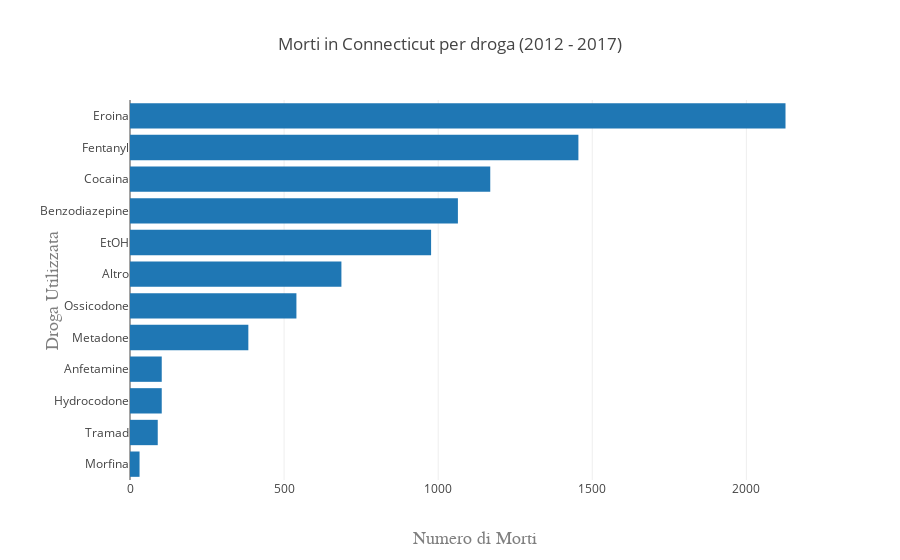

Notebook code for this chart:
### Markdown cell above
### In Base al Sesso ed Età

?? Commenti

### Code cell
dfHeroine = (df.dropna(subset=['Heroin']) == "Y")
dfCocaine = df.dropna(subset=['Cocaine'])== "Y"
dfFentanyl = df.dropna(subset=['Fentanyl'])== "Y"
dfOxyco = df.dropna(subset=['Oxycodone'])== "Y"
dfEtOH = df.dropna(subset=['EtOH'])== "Y"
dfHydrocodone = df.dropna(subset=['Hydrocodone'])== "Y" 
dfBenzodiazepine = df.dropna(subset=['Benzodiazepine'])== "Y"
dfMethadone = df.dropna(subset=['Methadone'])== "Y"
dfAmphet = df.dropna(subset=['Amphet'])== "Y"
dfTramad = df.dropna(subset=['Tramad'])== "Y"
dfMorphine = df.dropna(subset=['Morphine (not heroin)'])== "Y"
dfOther = df.dropna(subset=['Any Opioid'])== "Y"

maskF = dfNew['Sex'] == "Male"
 


names = np.array(['Eroina', 'Cocaina','Fentanyl','Ossicodone','EtOH','Hydrocodone','Benzodiazepine','Metadone','Anfetamine','Tramad','Morfina', 'Altro'])
nums_of_deaths = [np.sum(dfHeroine)['Heroin'],np.sum(dfCocaine)['Cocaine'],np.sum(dfFentanyl)['Fentanyl'],
       np.sum(dfOxyco)['Oxycodone'],np.sum(dfEtOH)['EtOH'],np.sum(dfHydrocodone)['Hydrocodone'],
       np.sum(dfBenzodiazepine)['Benzodiazepine'],np.sum(dfMethadone)['Methadone'],np.sum(dfAmphet )['Amphet'],
       np.sum(dfTramad)['Tramad'],np.sum(dfMorphine )['Morphine (not heroin)'],np.sum(dfOther)['Any Opioid']]
index = np.argsort(nums_of_deaths)
crescent = names[index]
decrescent = crescent[::-1]

trace1 = go.Bar(
    y=crescent,
    x=[np.sum(dfMorphine )['Morphine (not heroin)'],np.sum(dfTramad)['Tramad'],np.sum(dfHydrocodone)['Hydrocodone'],
       np.sum(dfAmphet )['Amphet'],np.sum(dfMethadone)['Methadone'],np.sum(dfOxyco)['Oxycodone'],np.sum(dfOther)['Any Opioid'],
       np.sum(dfEtOH)['EtOH'],np.sum(dfBenzodiazepine)['Benzodiazepine'],np.sum(dfCocaine)['Cocaine'],
       np.sum(dfFentanyl)['Fentanyl'],np.sum(dfHeroine)['Heroin']],
    orientation = 'h',
)

data = [trace1]

layout = go.Layout(
    margin=go.layout.Margin(
        l=130,
    ),
    title='Morti in Connecticut per droga (2012 - 2017)',
    yaxis=dict(
        title='Droga Utilizzata',
        titlefont=dict(
            family='Courier New, monospace',
            size=18,
            color='#7f7f7f'
        ),
    ),
    xaxis=dict(
        title='Numero di Morti',
        titlefont=dict(
            family='Courier New, monospace',
            size=18,
            color='#7f7f7f'
        )
    ),
)
fig = go.Figure(data=data, layout=layout)
py.iplot(fig, filename='horizontal histogram')

### Figure 1 — Plotly figure (JSON) as saved in the notebook; plotly's stock layout.template omitted (floating-point values rounded to 4 significant figures)
{"data": [{"orientation": "h", "type": "bar", "uid": "c4077f8a-0784-11e9-9a5a-309c2316f643", "x": [31, 90, 103, 103, 384, 540, 686, 977, 1064, 1169, 1455, 2127], "y": ["Morfina", "Tramad", "Hydrocodone", "Anfetamine", "Metadone", "Ossicodone", "Altro", "EtOH", "Benzodiazepine", "Cocaina", "Fentanyl", "Eroina"]}], "layout": {"margin": {"l": 130}, "title": "Morti in Connecticut per droga (2012 - 2017)", "xaxis": {"title": "Numero di Morti", "titlefont": {"color": "#7f7f7f", "family": "Courier New, monospace", "size": 18}}, "yaxis": {"title": "Droga Utilizzata", "titlefont": {"color": "#7f7f7f", "family": "Courier New, monospace", "size": 18}}}}
